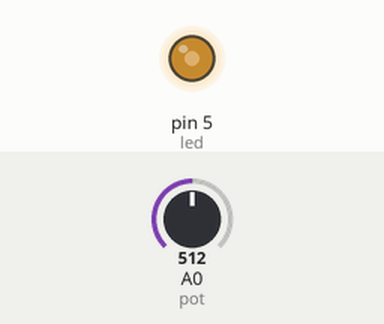
The sketch below on a simulated Arduino Uno, built with avr-gcc and run on an emulated ATmega328P. On the bench: output pins drawn as LEDs (lit = HIGH). Inputs (shaded band) come from the test bench; at power-on: A0 (pot) = 512.

Above: at 1.2 s.
1.3 s: A0 (pot) set to 716
At 2.5 s:
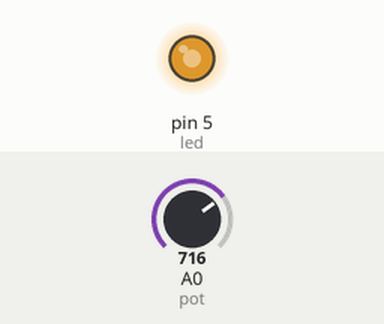
2.8 s: A0 (pot) set to 900
At 3.9 s:
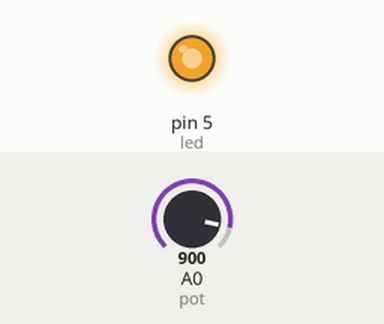
4.3 s: A0 (pot) set to 122
At 5.2 s:
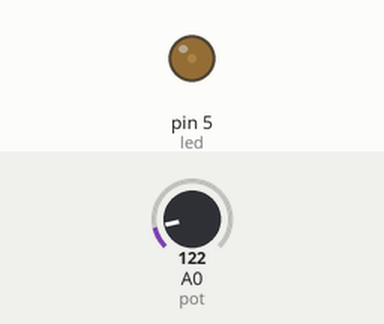
5.8 s: A0 (pot) set to 0
At 6.5 s:
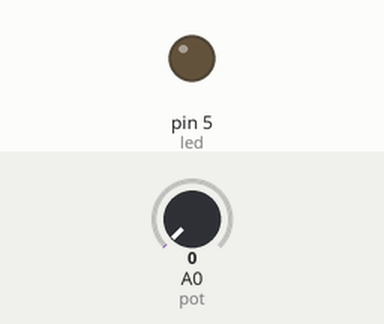
Timing chart, 0 to 8.3 s (numbered marks = the images above; inputs shaded):
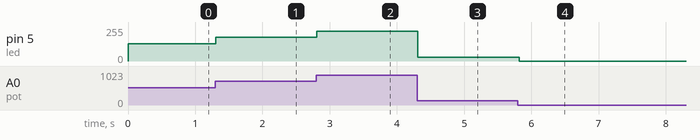

Measured:
- after the input at 1.3 s, pin 5 (led): 128/255 → 179/255 at once
- after the input at 2.8 s, pin 5 (led): 179/255 → 225/255 at once
- after the input at 4.3 s, pin 5 (led): 225/255 → 30/255 at once
- after the input at 5.8 s, pin 5 (led): 30/255 → 0/255 at once

The sketch:

practica_3.1.ino
```cpp
int pot =A0;
int lectura;
int led =5;


void setup()
{

  pinMode(pot,INPUT);
  pinMode(led,OUTPUT);

}


void loop()
{


  lectura = analogRead (pot)/4;
  analogWrite(led,lectura);
  Serial.println(lectura);
  delay(100);


}
```
